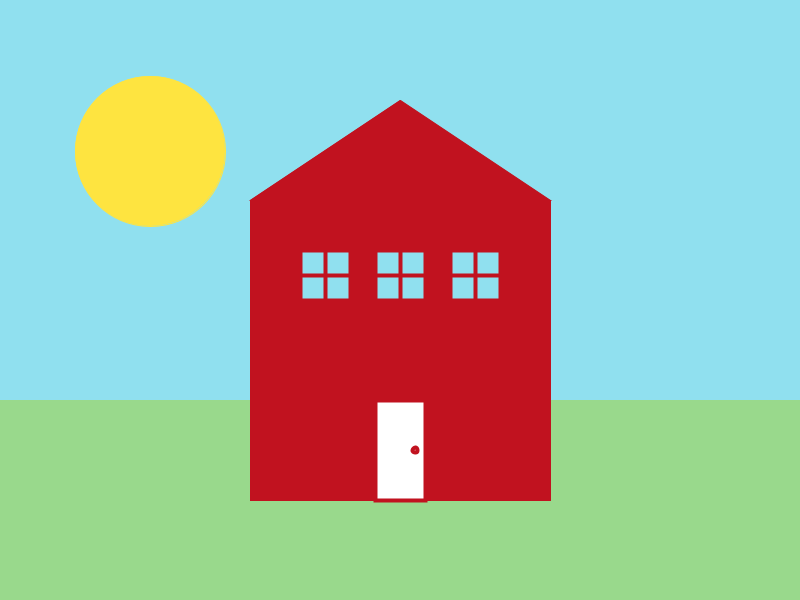
Frame 1 (no input)
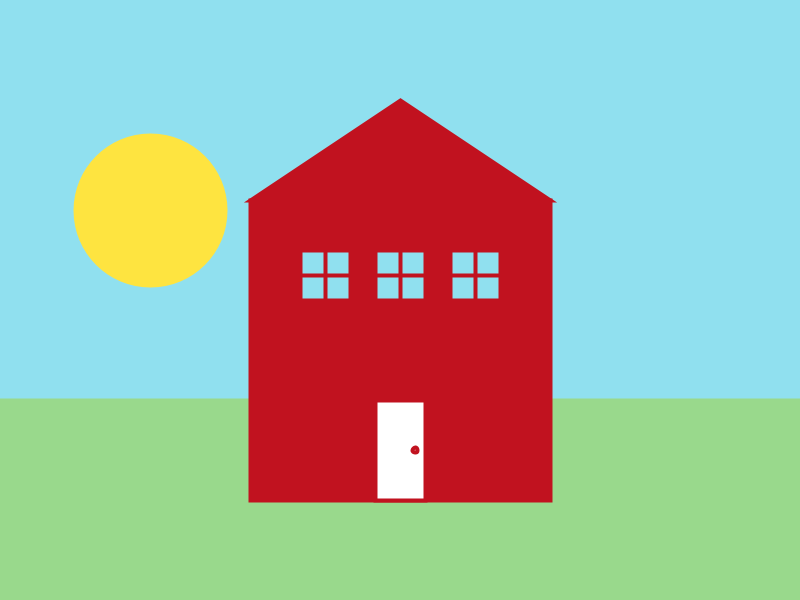
Frame 60 (the mouse pressed at the canvas centre just before this capture)
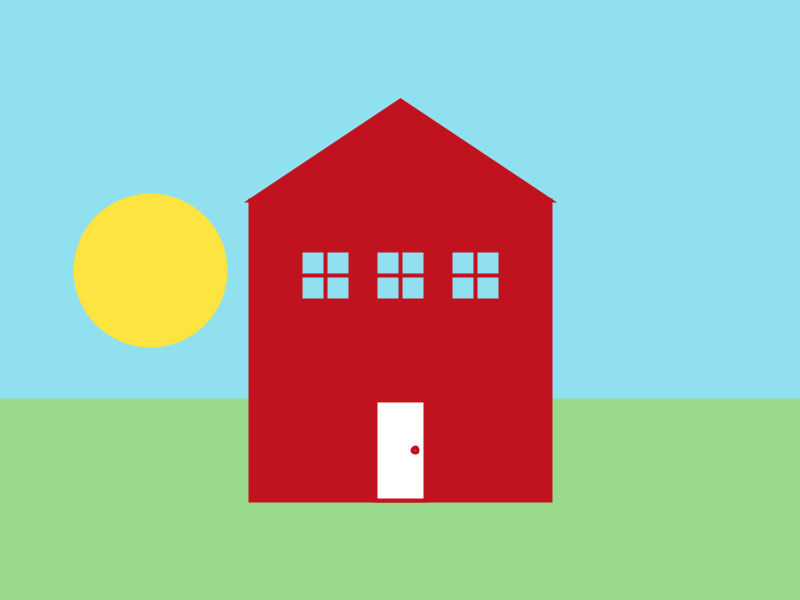
Frame 120 (the mouse held since frame 60 and released just before this capture)

The Processing sketch that drew these frames (run headless with seeded random() and noise(); from frame 60 on, the mouse is pressed at the canvas centre):

// Processing sketch: day_and_night
// ── day_and_night.pde
//Emma Lee
//September 13
//pallette
color green  = #99d98c;
color blue   = #90e0ef;
color red    = #c1121f;
color yellow = #fee440;
color black  = #000000;

//animation variables
float sunY;
float day;
float moonY;
boolean Day;


void setup() {
  size(800, 600);
  sunY = 150;
  Day = true;
}
void draw() {
  //Environment ...
  //sky
  background(blue);

  if (sunY > 550) {
    Day = !Day; 
    sunY = -100;
  }

  if (Day == true) {
    background(blue);
    sunY = sunY + 1;
   //sun
  fill(yellow);
  stroke(yellow);
  circle(150, sunY, 150);

  }

  if (Day == false) {
    background(0);
    sunY = sunY + 1;
    //moon
    fill(yellow);
    stroke(yellow);
    circle(150, sunY, 150);
    fill(0);
    stroke(0);
    circle(100, sunY, 150);
  }
  //ground
  fill(green);
  stroke(green);
  rect(0, 400, 800, 200);

  //House...

  //main walls
  fill(red);
  stroke(red);
  rect(250, 200, 300, 300);

  //roof
  triangle(250, 200, 550, 200, 400, 100);

  //left window
  fill(blue);
  stroke(red);
  strokeWeight(4);
  square(300, 250, 50);     //glass
  line(325, 250, 325, 300); //vertical crosspiece
  line(300, 275, 350, 275); //horizontal crosspiece

  //middle window
  fill(blue);
  stroke(red);
  strokeWeight(4);
  square(375, 250, 50);     //glass
  line(400, 250, 400, 300); //vertical crosspiece
  line(375, 275, 425, 275); //horizontal crosspiece

  //right window
  fill(blue);
  stroke(red);
  strokeWeight(4);
  square(450, 250, 50);     //glass
  line(475, 250, 475, 300); //vertical crosspiece
  line(450, 275, 500, 275); //horizontal crosspiece

  //door
  fill(255);
  rect(375, 400, 50, 100);
  stroke(red);
  circle(415, 450, 5); //knob
}
